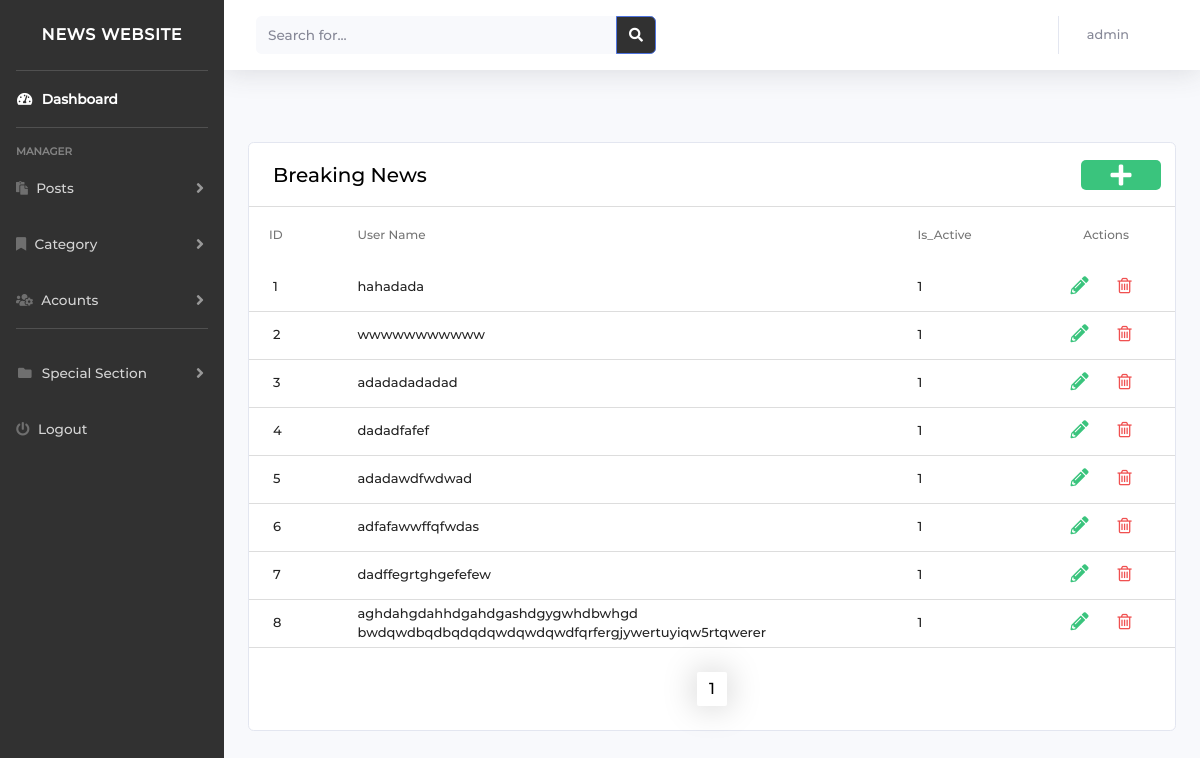
Before: /admin/bracking_news.php (signed in) with the older database file.
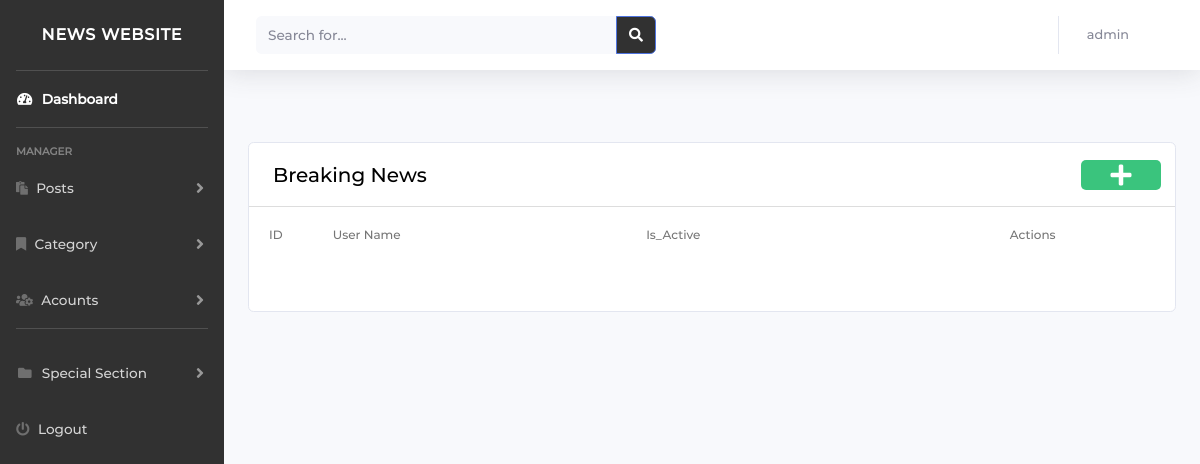
After: the same page with the newer database file.
### tables this page shows
CREATE TABLE `tblbrackingnews` (
  `id` int(255) NOT NULL,
  `brackingText` varchar(255) NOT NULL,
  `Is_Active` int(1) DEFAULT NULL
);

### admin/config/permissions.php (called while the page is built, shortened)
<?php
$permissions = [
    "index.php" => ['admin', 'author'],
    "dashboard.php" => ['admin', 'author'],
    "post_manager.php" => ['admin', 'author'],
    "change_image.php" => ['admin', 'author'],
    "add_post.php" => ['admin', 'author'],
    "edit_post.php" => ['admin', 'author'],
    "category_manager.php" => ['admin'],
    "edit_category.php" => ['admin'],
    "add_category.php" => ['admin'],
    "approved_post.php" => ['admin'],
    "advertisement_manager.php" => ['admin'],
    "add_advertisement.php" => ['admin'],
    "manage_accounts.php" => ['admin'],
    "accounts_logic.php" => ['admin'],
    "add_users.php" => ['admin'],
    "account_activat.php" => ['admin'],
    "activat.php" => ['admin'],
    "navbar.php" => ['admin'],
    "top.php" => ['admin'],
    "footer.php" => ['admin'],
    "bracking_news.php" => ['admin'],
    "add_brackingnews.php" => ['admin']
];
function checkPermision($pageName, $role)
{
    global $permissions;
    $roles = $permissions[$pageName];
    for ($i = 0; $i < count($roles); $i++) {
        if ($role == $roles[$i])
            return true;
    }
    return false;
}

### admin/config/dbcon.php (called while the page is built, shortened)
<?php
require("connection.php");
$dbhost = "localhost";
 $dbuser = "Skafi";
 $dbpass = "mahmoudskafi00";
 $db = "news_db";
$conDb = new connection($dbhost,$dbuser ,$dbpass,$db);

### admin/config/connection.php (called while the page is built, shortened)
<?php
class connection
{
    function doSelectQuery($con, $sql)
    {
        $status = false;
        $data = array();
        $result = mysqli_query($con, $sql);
        $i = 0;
        $rows = mysqli_num_rows($result);
        if ($rows == 0)
            $status = true;
        while ($row = mysqli_fetch_array($result, MYSQLI_ASSOC)) {
            $data[$i] = $row;
            $status = true;
            $i += 1;
        }
        return ['status' => $status, 'data' => $data, 'rows' => $rows];
    }
}

### admin/bracking_news.php (the view, shortened to what the changed rows need)
<?php
require_once('./config/dbcon.php');
include('./config/permissions.php');
$pagename = basename($_SERVER['PHP_SELF']);
$role = $_SESSION['roles'];
if (checkPermision($pagename, $role)) {
    if (!isset($_SESSION['username'])) {
        header('location:login.php');
    } else {
?>
        <!DOCTYPE html>
        <html lang="en">
        <head>
            <?php require './include/links.php' ?>
        </head>
        <body>
            <?php
            $pageurl = $_GET['page'];
            ?>
            <?php require './include/navbar.php' ?>
            <br>
            <br>
            <div class="container">
                <div class="row">
                    <div id="admin" class="col s12">
                        <div class="card material-table">
                            <table id="datatable">
                                <thead class="head-tr-costom">
                                    <tr>
                                        <th style="padding-right: 40px !important;">ID</th>
                                        <th>User Name</th>
                                        <th>Is_Active</th>
                                        <th style="display: flex;align-items: center;justify-content: center;">Actions</th>
                                    </tr>
                                </thead>
                                <?php
                                $sql = $conDb->doSelectQuery($conn, "SELECT * FROM tblbrackingnews WHERE Is_Active=1");
                                $res_per_page = 10;
                                $number_of_res = $sql['rows'];
                                $number_of_pages = ceil($number_of_res / $res_per_page);
                                $sql = $conDb->doSelectQuery($conn, "SELECT * FROM tblbrackingnews WHERE Is_Active=1 ");
                                if ($sql['status'] == 1) {
                                    foreach ($sql['data'] as $row) {
                                ?>
                                        <tr id="<?php echo $row['id']; ?>">
                                            <td>
                                                <?php echo $row['id']; ?>
                                            </td>
                                            <td data-target="brackingText">
                                                <?php echo $row['brackingText']; ?>
                                            </td>
                                            <td>
                                                <?php echo $row['Is_Active']; ?>
                                            </td>
                                            <td class="td-custom">
                                                <div>
                                                    <a href="#" data-role="editnews" data-id=<?php echo $row['id'] ?>>
                                                        <i class="fas fas fa-pencil-alt" style="color: #3ac47d;"></i>
                                                    </a>
                                                    <a href="#" data-role="deletenews" data-id=<?php echo $row['id'] ?>>
                                                        <i class="fa fa-trash-o" style="color: #f05050">
                                                        </i>
                                                    </a>
                                                </div>
                                            </td>
                                        </tr>
                                    <?php
                                    }
                                    ?>
                            </table>
                    <?php
                                }
                            }
                    ?>
                    <br>
                    <div class="numbers_of_pages" id="myDIV" style="display:flex; justify-content: center;">
                        <?php
                        for ($page = 1; $page <= $number_of_pages; $page++) {
                            if ($page == $pageurl) {
                                echo '<a  class="thisA active" href="bracking_news.php?page=' . $page . '"> ' . $page . '  </a> ';
                            } else
                                echo '<a  class="thisA " href="bracking_news.php?page=' . $page . '"> ' . $page . '  </a> ';
                        }
                        ?>
                    </div>
                    <br>
                        </div>
                    </div>
                </div>
            </div>
        </body>
        </html>
    <?php
}
    ?>

Changed rows visible on the page:
removed tblbrackingnews: id "1", brackingText "hahadada", Is_Active "1"
removed tblbrackingnews: id "2", brackingText "wwwwwwwwwww", Is_Active "1"
removed tblbrackingnews: id "3", brackingText "adadadadadad", Is_Active "1"
removed tblbrackingnews: id "4", brackingText "dadadfafef", Is_Active "1"
removed tblbrackingnews: id "5", brackingText "adadawdfwdwad", Is_Active "1"
removed tblbrackingnews: id "6", brackingText "adfafawwffqfwdas", Is_Active "1"
removed tblbrackingnews: id "7", brackingText "dadffegrtghgefefew", Is_Active "1"
removed tblbrackingnews: id "8", brackingText "aghdahgdahhdgahdgashdgygwhdbwhgd bwdqwdbqdbqdqdqwdqwdqwdfqrfergjywertuyiqw5rtqwerer", Is_Active "1"
Other visible differences:
list line gone: "1"
